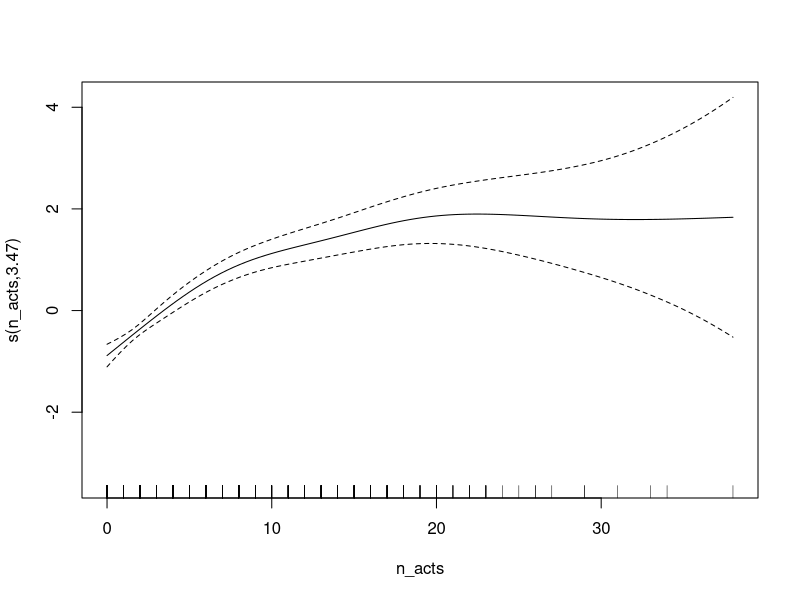
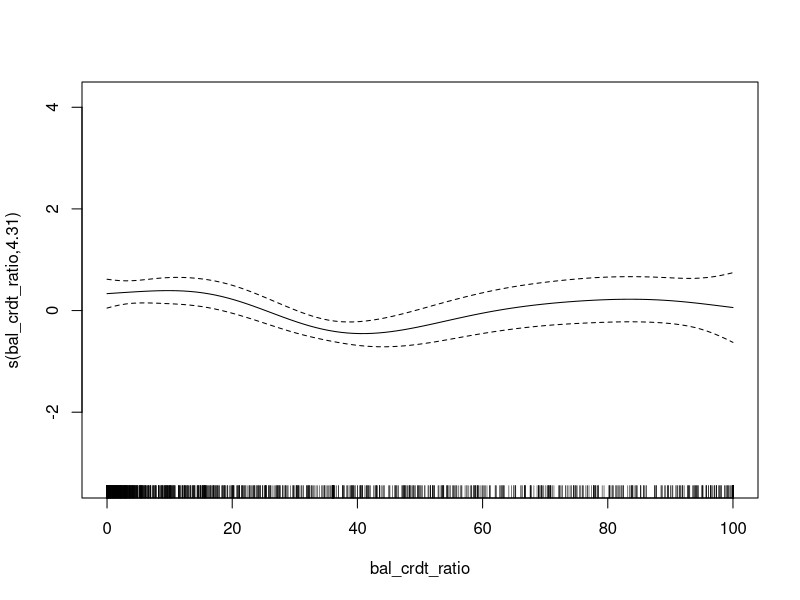
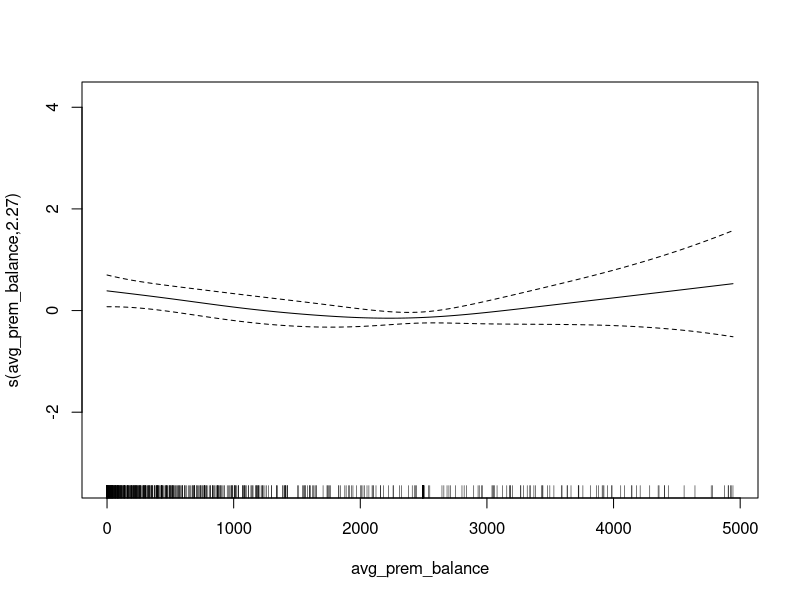
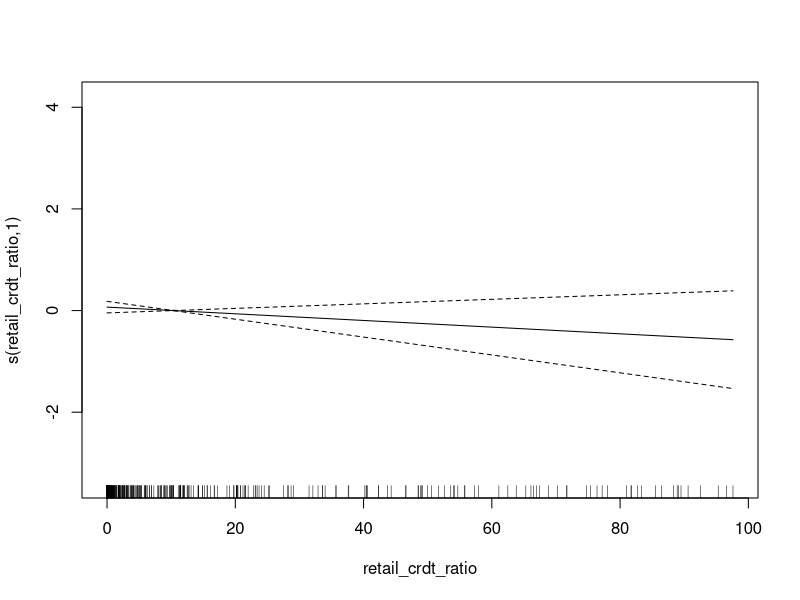
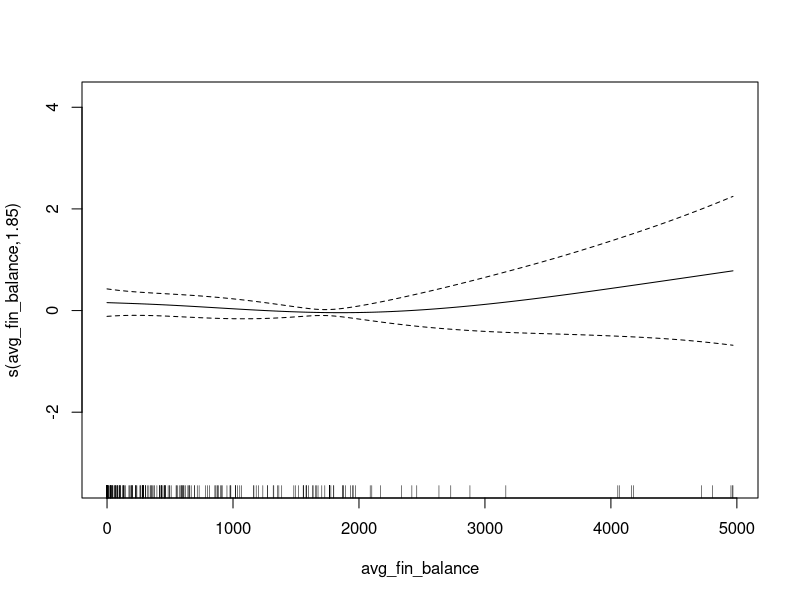
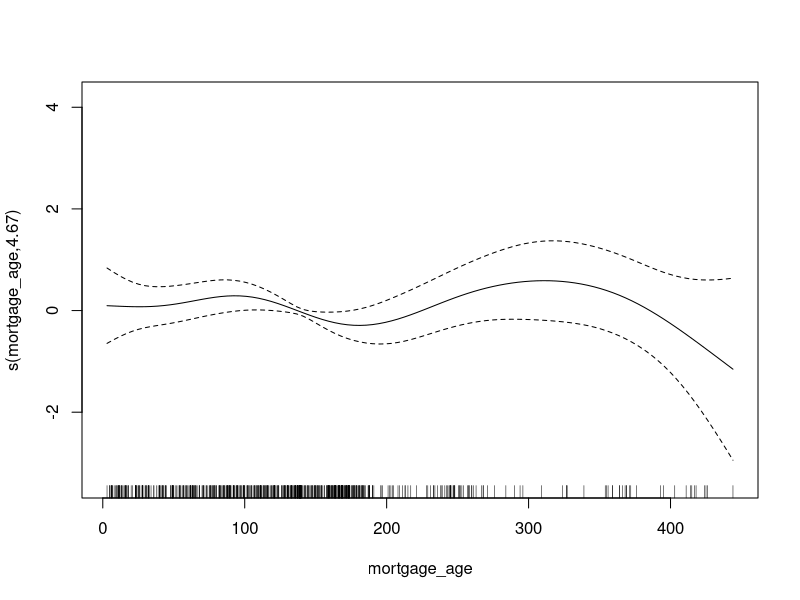
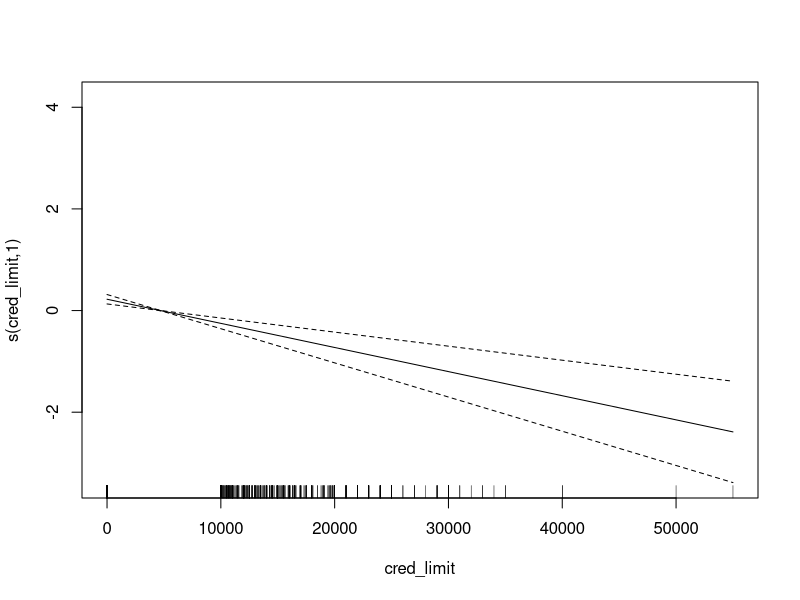
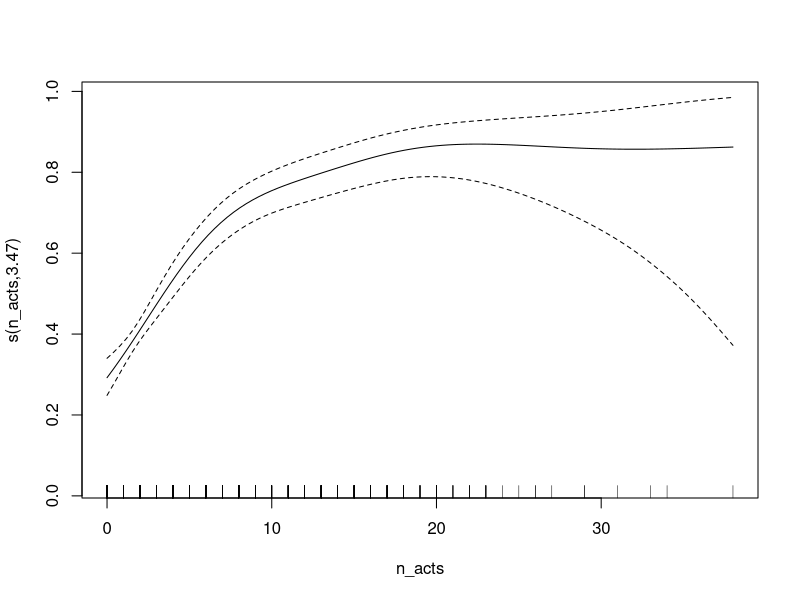

The R script that drew these images, in order:
## ---- chunk 1
knitr::opts_chunk$set(comment=NA, echo=TRUE, warning=TRUE, message=TRUE)
## ---- chunk 2
# import packages
library(magrittr)
library(mgcv)
library(tibble)
# library(tidyverse)
## ---- chunk 3
# import data
# csale <- readRDS("csale.rds")
csale <- read.csv("csale.csv")
new_credit_data <- read.csv("new_credit_data.csv")
## ---- chunk 4
str(csale)
## ---- chunk 5
# Examine the mpg data frame
head(csale)
## ---- chunk 6
# Fit a logistic model
log_mod <- gam(
  purchase ~ s(mortgage_age), 
  data = csale, 
  family = binomial, 
  method = "REML"
)

summary(log_mod)
## ---- chunk 7
plogis(-1.34131)
## ---- chunk 8
# 1/2

# Fit a logistic model
log_mod2 <- gam(
  purchase ~ 
    s(n_acts) + 
    s(bal_crdt_ratio) + 
    s(avg_prem_balance) + 
    s(retail_crdt_ratio) + 
    s(avg_fin_balance) +  
    s(mortgage_age) + 
    s(cred_limit),
  data = csale,
  family = binomial,
  method = "REML"
)

# View the summary
summary(log_mod2)
## ---- chunk 9
# 1/4

# Plot on the log-odds scale
# plot(log_mod2, pages = 1)
plot(log_mod2)
## ---- chunk 10
# 2/4

# Plot on the probability scale
# plot(log_mod2, pages = 1, trans = plogis)
plot(log_mod2, trans = plogis)
## ---- chunk 11
# 3/4

# Plot with the intercept
# plot(log_mod2, pages = 1, trans = plogis, shift = coef(log_mod2)[1])
plot(log_mod2, trans = plogis, shift = coef(log_mod2)[1])
## ---- chunk 12
# 4/4

# Plot with intercept uncertainty
# plot(log_mod2, pages = 1, trans = plogis, shift = coef(log_mod2)[1], seWithMean = TRUE)
plot(log_mod2, trans = plogis, shift = coef(log_mod2)[1], seWithMean = TRUE)
## ---- chunk 13
predict(log_mod2)[1:8]
## ---- chunk 14
predict(log_mod2, type = "link")[1:8]
## ---- chunk 15
predict(log_mod2, type="response")[1:8]
## ---- chunk 16
plogis(predict(log_mod2, type="link"))[1:8]
## ---- chunk 17
predict(log_mod2, type = "link", se.fit = TRUE) %>% as_tibble() %>% head(8)
## ---- chunk 18
predict(log_mod2, type = "terms") %>% as_tibble() %>% head(10)
## ---- chunk 19
predict(log_mod2, type = "terms")[1, ]
## ---- chunk 20
plogis(sum(predict(log_mod2, type = "terms")[1, ]) + coef(log_mod2)[1])
## ---- chunk 21
# 1/3

# Calculate predictions and errors
predictions <- predict(log_mod2, newdata = new_credit_data, type = "link", se.fit = TRUE)

# Inspect the predictions
predictions
## ---- chunk 22
# 2/3

# Calculate predictions and errors
predictions <- predict(log_mod2, newdata = new_credit_data, type = "link", se.fit = TRUE)

# Calculate high and low prediction intervals
high_pred <- predictions$fit + 2*predictions$se.fit
low_pred <- predictions$fit - 2*predictions$se.fit
## ---- chunk 23
# 3/3

# Calculate predictions and errors
predictions <- predict(log_mod2, newdata = new_credit_data, type = "link", se.fit = TRUE)

# Calculate high and low predictions intervals
high_pred <- predictions$fit + 2*predictions$se.fit
low_pred <- predictions$fit - 2*predictions$se.fit

# Convert intervals to probability scale
high_prob <- plogis(high_pred)
low_prob <- plogis(low_pred)

# Inspect
high_prob
## ---- chunk 24
low_prob
## ---- chunk 25
# 1/2

# Predict from the model
prediction_1 <- predict(
  log_mod2, 
  newdata = new_credit_data[1, ], 
  type = "terms"
)

# Inspect
prediction_1
